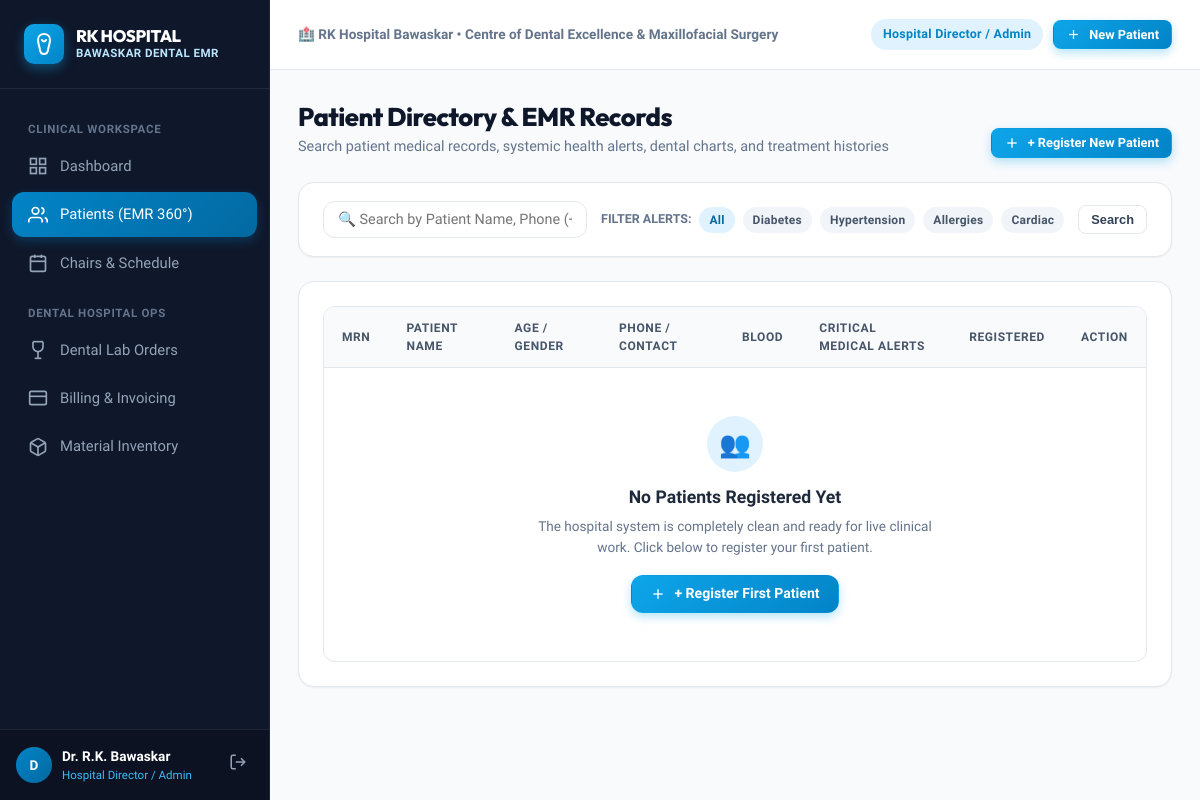
The page /patients/ (signed in) on the database its author committed.
### dental_core/models.py (models this page shows, shortened)
class User(AbstractUser):
    ROLE_CHOICES = [
        ('ADMIN', 'Hospital Director / Admin'),
        ('DENTIST', 'Dental Surgeon / Specialist'),
        ('RECEPTIONIST', 'Front Desk / OPD Coordinator'),
        ('HYGIENIST', 'Dental Hygienist / Nurse'),
        ('PHARMACIST', 'Pharmacist / Inventory Store'),
        ('PATIENT', 'Patient Portal'),
    ]
    role = models.CharField(max_length=20, choices=ROLE_CHOICES, default='DENTIST')
    phone_number = models.CharField(max_length=20, blank=True, null=True)
    specialization = models.CharField(max_length=100, blank=True, null=True,
                                      help_text="e.g. Endodontist, Orthodontist, Periodontist, Oral Surgeon")
    qualification = models.CharField(max_length=100, blank=True, null=True,
                                     help_text="e.g. BDS, MDS (Oral & Maxillofacial Surgery)")
    license_number = models.CharField(max_length=50, blank=True, null=True,
                                      help_text="State Dental Council Reg. No.")
    avatar = models.ImageField(upload_to='avatars/', blank=True, null=True)
    def is_patient_user(self):
        return self.role == 'PATIENT'

### dental_core/views.py (the view, shortened to what this page needs)
# urls.py: path('patients/', views.patient_list, name='patient_list'),
@login_required
def patient_list(request):
    query = request.GET.get('q', '').strip()
    alert_filter = request.GET.get('alert', '')
    patients = Patient.objects.all()
    if alert_filter == 'diabetes':
        patients = patients.filter(has_diabetes=True)
    elif alert_filter == 'hypertension':
        patients = patients.filter(has_hypertension=True)
    elif alert_filter == 'allergy':
        patients = patients.filter(has_allergies=True)
    elif alert_filter == 'cardiac':
        patients = patients.filter(has_cardiac_condition=True)
    elif alert_filter == 'bleeding':
        patients = patients.filter(has_bleeding_disorder=True)
    return render(request, 'patients/patient_list.html', {
        'patients': patients,
        'query': query,
        'alert_filter': alert_filter,
    })

### templates/patients/patient_list.html (shortened to what this page needs)
{% extends 'base.html' %}
{% block content %}
<div style="display: flex; justify-content: space-between; align-items: flex-end; margin-bottom: 24px;">
  <div>
    <h1 style="font-size: 1.6rem; font-weight: 800; color: var(--slate-900);">Patient Directory & EMR Records</h1>
    <p style="color: var(--slate-500); font-size: 0.9rem;">
      Search patient medical records, systemic health alerts, dental charts, and treatment histories
    </p>
  </div>
  <a href="{% url 'patient_create' %}" class="btn btn-primary btn-sm">
    <svg style="width: 16px; height: 16px;" viewBox="0 0 24 24" fill="none" stroke="currentColor" stroke-width="2"><line x1="12" y1="5" x2="12" y2="19"></line><line x1="5" y1="12" x2="19" y2="12"></line></svg>
    + Register New Patient
  </a>
</div>
<div class="card" style="margin-bottom: 24px; padding: 18px 24px;">
  <form method="GET" action="{% url 'patient_list' %}" style="display: flex; gap: 14px; align-items: center; flex-wrap: wrap;">
    <div style="flex: 1; min-width: 250px;">
      <input type="text" name="q" value="{{ query }}" class="form-input" placeholder="🔍 Search by Patient Name, Phone (+91), or MRN (e.g. RKH-2026)...">
    </div>
    <div style="display: flex; gap: 8px; align-items: center; flex-wrap: wrap;">
      <span style="font-size: 0.78rem; font-weight: 700; color: var(--slate-500); text-transform: uppercase;">Filter Alerts:</span>
      <a href="?q={{ query }}" class="badge {% if not alert_filter %}badge-primary{% else %}badge-slate{% endif %}">All</a>
      <a href="?q={{ query }}&alert=diabetes" class="badge {% if alert_filter == 'diabetes' %}badge-danger{% else %}badge-slate{% endif %}">Diabetes</a>
      <a href="?q={{ query }}&alert=hypertension" class="badge {% if alert_filter == 'hypertension' %}badge-danger{% else %}badge-slate{% endif %}">Hypertension</a>
      <a href="?q={{ query }}&alert=allergy" class="badge {% if alert_filter == 'allergy' %}badge-danger{% else %}badge-slate{% endif %}">Allergies</a>
      <a href="?q={{ query }}&alert=cardiac" class="badge {% if alert_filter == 'cardiac' %}badge-danger{% else %}badge-slate{% endif %}">Cardiac</a>
    </div>
    <button type="submit" class="btn btn-secondary btn-sm">Search</button>
  </form>
</div>
<div class="card">
  <div class="table-container">
    <table class="data-table">
      <thead>
        <tr>
          <th>MRN</th>
          <th>Patient Name</th>
          <th>Age / Gender</th>
          <th>Phone / Contact</th>
          <th>Blood</th>
          <th>Critical Medical Alerts</th>
          <th>Registered</th>
          <th>Action</th>
        </tr>
      </thead>
      <tbody>
        {% for p in patients %}
        <tr>
          <td style="font-family: monospace; font-weight: 700; color: var(--primary-700);">
            {{ p.mrn }}
          </td>
          <td>
            <a href="{% url 'patient_detail' p.id %}" style="font-weight: 700; font-size: 0.95rem; color: var(--slate-900);">
              {{ p.full_name }}
            </a>
          </td>
          <td>{{ p.age|default:"--" }} Yrs • {{ p.get_gender_display }}</td>
          <td>{{ p.phone }}</td>
          <td><b>{{ p.blood_group }}</b></td>
          <td>
            {% if p.get_active_medical_alerts %}
              <div style="display: flex; flex-wrap: wrap; gap: 4px;">
                {% for a in p.get_active_medical_alerts %}
                  <span class="alert-tag" style="font-size: 0.7rem; padding: 2px 6px;">{{ a }}</span>
                {% endfor %}
              </div>
            {% else %}
              <span style="font-size: 0.75rem; color: var(--slate-400);">None on record</span>
            {% endif %}
          </td>
          <td style="font-size: 0.8rem; color: var(--slate-500);">{{ p.created_at|date:"M d, Y" }}</td>
          <td>
            <div style="display: flex; gap: 6px;">
              <a href="{% url 'patient_detail' p.id %}?tab=chart" class="btn btn-primary btn-sm" style="font-size: 0.75rem;">
                🦷 Odontogram
              </a>
              <a href="{% url 'patient_detail' p.id %}" class="btn btn-secondary btn-sm" style="font-size: 0.75rem;">
                EMR 360°
              </a>
            </div>
          </td>
        </tr>
        {% empty %}
        <tr>
          <td colspan="8" style="text-align: center; color: var(--slate-500); padding: 48px 20px;">
            <div style="width: 56px; height: 56px; background: #e0f2fe; color: #0284c7; border-radius: 50%; display: flex; align-items: center; justify-content: center; margin: 0 auto 12px; font-size: 1.6rem;">
              👥
            </div>
            <div style="font-size: 1.1rem; font-weight: 800; color: var(--slate-800); margin-bottom: 6px;">
              No Patients Registered Yet
            </div>
            <div style="font-size: 0.85rem; color: var(--slate-500); max-width: 420px; margin: 0 auto 18px;">
              The hospital system is completely clean and ready for live clinical work. Click below to register your first patient.
            </div>
            <a href="{% url 'patient_create' %}" class="btn btn-primary" style="display: inline-flex; align-items: center; gap: 8px;">
              <svg style="width: 16px; height: 16px;" viewBox="0 0 24 24" fill="none" stroke="currentColor" stroke-width="2"><line x1="12" y1="5" x2="12" y2="19"></line><line x1="5" y1="12" x2="19" y2="12"></line></svg>
              + Register First Patient
            </a>
          </td>
        </tr>
        {% endfor %}
      </tbody>
    </table>
  </div>
</div>
{% endblock %}

### templates/base.html (shortened to what this page needs)
{% load static %}
<!DOCTYPE html>
<html lang="en">
<head>
  <link rel="stylesheet" href="{% static 'css/hospital_theme.css' %}">
</head>
<body>
<div class="app-layout">
  <aside class="sidebar" id="appSidebar">
    <div class="sidebar-brand">
      <div style="display: flex; align-items: center; justify-content: space-between;">
        <div style="display: flex; align-items: center; gap: 12px;">
          <div style="width: 40px; height: 40px; background: linear-gradient(135deg, #0ea5e9, #0284c7); border-radius: 10px; display: flex; align-items: center; justify-content: center; box-shadow: 0 4px 12px rgba(14, 165, 233, 0.4);">
            <svg style="width: 24px; height: 24px; fill: none; stroke: #ffffff; stroke-width: 2; stroke-linecap: round; stroke-linejoin: round;" viewBox="0 0 24 24">
              <path d="M12 2C8.5 2 6 4.5 6 8c0 3.5 1.5 6.5 2 10 .5 3 2 4 4 4s3.5-1 4-4c.5-3.5 2-6.5 2-10 0-3.5-2.5-6-6-6z"/>
              <path d="M10 8c.5 1 1.5 1.5 2 1.5s1.5-.5 2-1.5"/>
            </svg>
          </div>
          <div>
            <div class="brand-font" style="font-weight: 800; font-size: 1.05rem; color: #ffffff; line-height: 1.15;">RK HOSPITAL</div>
            <div style="font-size: 0.72rem; color: var(--primary-200); font-weight: 600; letter-spacing: 0.04em;">BAWASKAR DENTAL EMR</div>
          </div>
        </div>
      </div>
    </div>
    <div class="sidebar-nav">
      <div class="nav-section-title">Clinical Workspace</div>
      <a href="{% url 'dashboard' %}" class="nav-link {% if request.resolver_match.url_name == 'dashboard' %}active{% endif %}">
        <svg viewBox="0 0 24 24" fill="none" stroke="currentColor" stroke-width="2"><rect x="3" y="3" width="7" height="7"></rect><rect x="14" y="3" width="7" height="7"></rect><rect x="14" y="14" width="7" height="7"></rect><rect x="3" y="14" width="7" height="7"></rect></svg>
        <span>Dashboard</span>
      </a>
      {% if not user.is_patient_user %}
      <a href="{% url 'patient_list' %}" class="nav-link {% if 'patient' in request.path and not 'new' in request.path %}active{% endif %}">
        <svg viewBox="0 0 24 24" fill="none" stroke="currentColor" stroke-width="2"><path d="M17 21v-2a4 4 0 0 0-4-4H5a4 4 0 0 0-4 4v2"></path><circle cx="9" cy="7" r="4"></circle><path d="M23 21v-2a4 4 0 0 0-3-3.87"></path><path d="M16 3.13a4 4 0 0 1 0 7.75"></path></svg>
        <span>Patients (EMR 360°)</span>
      </a>
      <a href="{% url 'appointment_list' %}" class="nav-link {% if 'appointment' in request.path %}active{% endif %}">
        <svg viewBox="0 0 24 24" fill="none" stroke="currentColor" stroke-width="2"><rect x="3" y="4" width="18" height="18" rx="2" ry="2"></rect><line x1="16" y1="2" x2="16" y2="6"></line><line x1="8" y1="2" x2="8" y2="6"></line><line x1="3" y1="10" x2="21" y2="10"></line></svg>
        <span>Chairs & Schedule</span>
      </a>
      <div class="nav-section-title">Dental Hospital Ops</div>
      <a href="{% url 'lab_list' %}" class="nav-link {% if 'lab' in request.path %}active{% endif %}">
        <svg viewBox="0 0 24 24" fill="none" stroke="currentColor" stroke-width="2"><path d="M6 2v6a6 6 0 0 0 12 0V2"></path><line x1="6" y1="2" x2="18" y2="2"></line><line x1="12" y1="14" x2="12" y2="22"></line><line x1="8" y1="22" x2="16" y2="22"></line></svg>
        <span>Dental Lab Orders</span>
      </a>
      <a href="{% url 'billing_list' %}" class="nav-link {% if 'billing' in request.path %}active{% endif %}">
        <svg viewBox="0 0 24 24" fill="none" stroke="currentColor" stroke-width="2"><rect x="2" y="4" width="20" height="16" rx="2"></rect><line x1="2" y1="10" x2="22" y2="10"></line></svg>
        <span>Billing & Invoicing</span>
      </a>
      <a href="{% url 'inventory_list' %}" class="nav-link {% if 'inventory' in request.path %}active{% endif %}">
        <span>Material Inventory</span>
      </a>
      {% endif %}
    </div>
    <div style="padding: 16px; border-top: 1px solid rgba(255, 255, 255, 0.08); background: rgba(0, 0, 0, 0.2); display: flex; align-items: center; justify-content: space-between;">
      <div style="display: flex; align-items: center; gap: 10px; overflow: hidden;">
        <div style="width: 36px; height: 36px; border-radius: 50%; background: linear-gradient(135deg, #0284c7, #0369a1); display: flex; align-items: center; justify-content: center; font-weight: 700; color: #fff; font-size: 0.85rem; flex-shrink: 0;">
          {{ user.first_name|default:user.username|make_list|first|upper }}
        </div>
        <div style="overflow: hidden;">
          <div style="font-size: 0.85rem; font-weight: 600; color: #fff; white-space: nowrap; overflow: hidden; text-overflow: ellipsis;">
            {{ user.get_full_name|default:user.username }}
          </div>
          <div style="font-size: 0.72rem; color: #38bdf8; font-weight: 500;">
            {{ user.get_role_display }}
          </div>
        </div>
      </div>
      <a href="{% url 'logout' %}" title="Logout" style="color: var(--slate-400); padding: 6px; border-radius: 6px;" onmouseover="this.style.color='#fff'" onmouseout="this.style.color='var(--slate-400)'">
        <svg style="width: 18px; height: 18px;" viewBox="0 0 24 24" fill="none" stroke="currentColor" stroke-width="2"><path d="M9 21H5a2 2 0 0 1-2-2V5a2 2 0 0 1 2-2h4"></path><polyline points="16 17 21 12 16 7"></polyline><line x1="21" y1="12" x2="9" y2="12"></line></svg>
      </a>
    </div>
  </aside>
  <div class="main-content">
    <header class="top-nav">
      <div style="display: flex; align-items: center; gap: 12px;">
        <span class="desktop-hospital-title" style="font-size: 0.85rem; color: var(--slate-500); font-weight: 600;">
          🏥 RK Hospital Bawaskar • Centre of Dental Excellence & Maxillofacial Surgery
        </span>
      </div>
      <div class="top-nav-actions" style="display: flex; align-items: center; gap: 10px;">
        <span class="badge top-role-badge" style="background: #e0f2fe; color: #0284c7; padding: 6px 12px; font-size: 0.78rem; font-weight: 700;">
          {{ user.get_role_display }}
        </span>
        {% if not user.is_patient_user %}
        <a href="{% url 'patient_create' %}" class="btn btn-primary btn-sm" style="white-space: nowrap;">
          <svg style="width: 15px; height: 15px;" viewBox="0 0 24 24" fill="none" stroke="currentColor" stroke-width="2"><line x1="12" y1="5" x2="12" y2="19"></line><line x1="5" y1="12" x2="19" y2="12"></line></svg>
          <span class="btn-text-hide-mobile">New Patient</span>
        </a>
        {% endif %}
      </div>
    </header>
    <main class="page-main-container" style="flex: 1;">
      {% block content %}{% endblock %}
    </main>
  </div>
</div>
</body>
</html>

### rows shown on the page
User: first_name|make_list "D", get_full_name "Dr. R.K. Bawaskar", role "Hospital Director / Admin"
